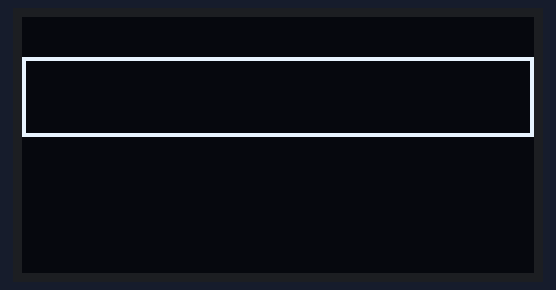
Recording of a program running on a simulated ESP32. Parts: 128×64 one-colour display.

Above: at 0.2 s.
At 5.12 s:
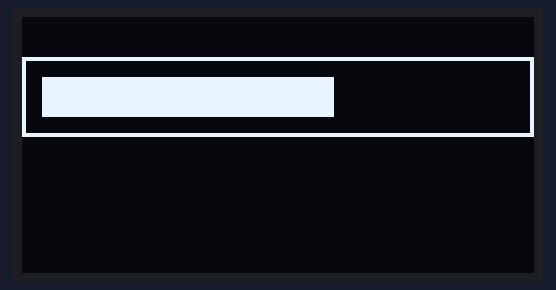
At 10.04 s:
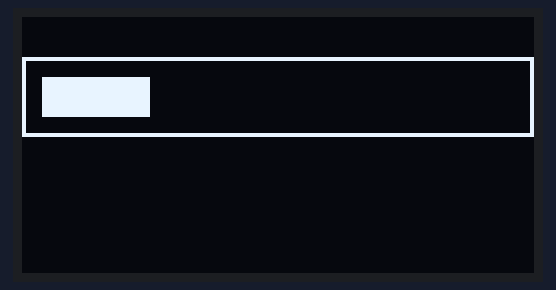
At 19.88 s:
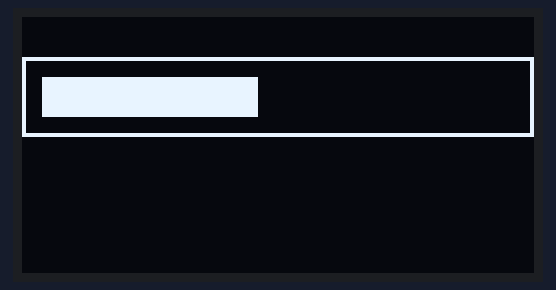
At 29.72 s:
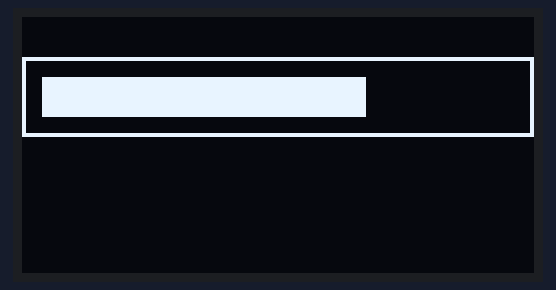
At 39.56 s:
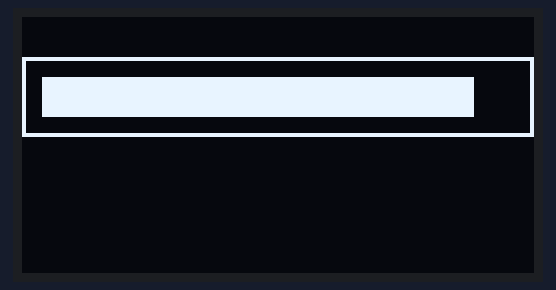

The program:

main.cpp
```cpp
#include <Arduino.h>
#include <U8g2lib.h>

//构造对象
//U8G2_SSD1306_128X64_NONAME_F_4W_SW_SPI u8g2(U8G2_R0,18,13,4,2,15);
U8G2_SSD1306_128X64_NONAME_2_4W_SW_SPI u8g2(U8G2_R0,18,13,4,2,15);

int progress = 0;


void setup()
{
  u8g2.begin();
  //u8g2.enableUTF8Print(); //启用UTF8支持,即中文
  //u8g2.setFont(u8g2_font_wqy12_t_chinese2); //设置字体
}

void loop()
{
  /*u8g2.clearBuffer();
  u8g2.setCursor(0, 20);
  u8g2.print("Hello World!"); //打印英文
  u8g2.setCursor(0, 40);
  u8g2.print("你好,ESP32"); //打印中文
  u8g2.sendBuffer(); //发送缓冲区内容到显示屏*/
  u8g2.firstPage();
  do
  {
    u8g2.drawFrame(0, 10, 128, 20);//显示边框
    u8g2.drawBox(5, 15, progress, 10);//显示进度条
  }
  while (u8g2.nextPage());
  if(progress < 118)
  {
    progress++;
  }
  else
  {
    progress = 0;
  }
}
```
